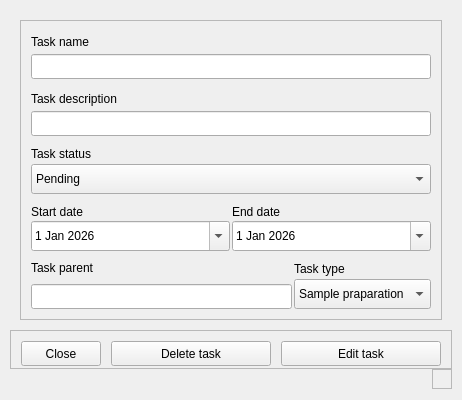
<?xml version="1.0" encoding="UTF-8"?>
<ui version="4.0">
 <class>EditTaskDialog</class>
 <widget class="QDialog" name="EditTaskDialog">
  <property name="geometry">
   <rect>
    <x>0</x>
    <y>0</y>
    <width>462</width>
    <height>400</height>
   </rect>
  </property>
  <property name="minimumSize">
   <size>
    <width>0</width>
    <height>400</height>
   </size>
  </property>
  <property name="maximumSize">
   <size>
    <width>16777215</width>
    <height>400</height>
   </size>
  </property>
  <property name="windowTitle">
   <string>Dialog</string>
  </property>
  <property name="styleSheet">
   <string notr="true">QWidget{
	color: #F8F8F2;
	font: 8pt &quot;Inter 24pt Medium&quot;;
}
#bgApp {	
	background-color: rgb(44, 49, 58);
	border-radius: 10px;
}
#ContentBox {border-radius: 10px;}
#bottomBar {
	background-color: rgb(33, 37, 43);
	border-bottom-left-radius: 10px;
	border-bottom-right-radius: 10px;
}
#bgTask {
	background-color: rgb(33, 37, 43);
	border-radius: 10px;
	border: 1px solid #525f7f;
}

#btn_edit {
	border-radius: 5px;	
	border: none;
	background-color: #6272A4;
}
#btn_edit::hover {
	background-color: rgb(85, 100, 143);
}
#btn_edit::pressed {
	background-color: #6272A4;
}
#btn_delete {
	border-radius: 5px;	
	border: none;
	background-color: rgb(235, 78, 78);
}
#btn_delete::hover {
	background-color: rgb(206, 69, 69);
}
#btn_delete::pressed {
	background-color: rgb(235, 78, 78);
}
#btn_close {
	border-radius: 5px;	
	border: none;
	background-color: rgb(52, 59, 72);
}
#btn_close::hover {
	background-color: rgb(197, 66, 66);
}
#btn_close::pressed {
	background-color: rgb(52, 59, 72);
}
#btn_copy {
	border-radius: 5px;	
	border: none;
	background-color: rgb(52, 59, 72);
}
#btn_copy::hover {
	background-color: rgb(61, 70, 86);
}
#btn_copy::pressed {
	background-color: rgb(52, 59, 72);
}
#content .QLineEdit {
	background-color: rgb(52, 59, 72);
	border-radius: 5px;
	padding-left: 5px;
	selection-color: rgb(255, 255, 255);
	selection-background-color: rgb(255, 121, 198);
	color: #ffb86c;
}
#content .QLineEdit:hover {
	border: 2px solid rgb(64, 71, 88);
}
#content .QLineEdit:focus {
	border: 2px solid rgb(91, 101, 124);
}
#content .QTextEdit {
	background-color: rgb(52, 59, 72);
	border-radius: 5px;
	padding-left: 5px;
	selection-color: rgb(255, 255, 255);
	selection-background-color: rgb(255, 121, 198);
	color: #ffb86c;
}
#content .QTextEdit:hover {
	border: 2px solid rgb(64, 71, 88);
}
#content .QTextEdit:focus {
	border: 2px solid rgb(91, 101, 124);
}
#content .QLabel {
	color: #EAEAF0;
	font: 8pt &quot;Inter 24pt Medium&quot;;
}
QComboBox{
	background-color: rgb(52, 59, 72);
	border-radius: 5px;
	border: 2px solid rgb(52, 59, 72);
	padding: 5px;
	padding-left: 10px;
	color: #ffb86c;
}
QComboBox:hover{
	border: 2px solid rgb(64, 71, 88);
}
QComboBox::drop-down {
	subcontrol-origin: padding;
	subcontrol-position: top right;
	width: 25px; 
	border-left-width: 3px;
	border-left-color: rgba(39, 44, 54, 150);
	border-left-style: solid;
	border-top-right-radius: 3px;
	border-bottom-right-radius: 3px;	
 }
QComboBox::down-arrow {
	image: url(:/icons/icons/cil-arrow-drop-down.png)
}
QComboBox::down-arrow:on {
    top: 1px;
    left: 1px;
}
QComboBox QAbstractItemView {
	color: #ff5555;	
	background-color: rgb(33, 37, 43);
	padding: 10px;
	selection-background-color: rgb(39, 44, 54);
}
QCheckBox::indicator {
    border: 3px solid rgb(52, 59, 72);
	width: 15px;
	height: 15px;
    background: rgb(44, 49, 60);
}
QCheckBox::indicator:hover {
    border: 3px solid rgb(58, 66, 81);
}
QCheckBox::indicator:checked {
    background: 3px solid rgb(52, 59, 72);
	border: 3px solid rgb(52, 59, 72);	
	background-image: url(:/icons/icons/cil-check-alt.png);
}
QDateEdit{
	background-color: rgb(52, 59, 72);
	border-radius: 5px;
	border: 2px solid rgb(52, 59, 72);
	padding: 5px;
	padding-left: 10px;
	color: #ffb86c;
}
QDateEdit:hover{
	border: 2px solid rgb(64, 71, 88);
}
QDateEdit::drop-down {
	subcontrol-origin: padding;
	subcontrol-position: top right;
	width: 25px; 
	border-left-width: 3px;
	border-left-color: rgba(39, 44, 54, 150);
	border-left-style: solid;
	border-top-right-radius: 3px;
	border-bottom-right-radius: 3px;	
	background-image: url(:/icons/icons/cil-arrow-drop-down.png);
	background-position: center;
	background-repeat: no-reperat;
 }
QDateEdit QAbstractItemView {
	/*color: rgb(255, 121, 198);*/
	color: #ff5555;	
	background-color: rgb(33, 37, 43);
	padding: 10px;
	selection-background-color: rgb(39, 44, 54);
}
QScrollArea {
    background: transparent;
    border: none;
}

QScrollArea &gt; QWidget &gt; QWidget {
    background: transparent;
}
QScrollBar:vertical {
    background: transparent;
    width: 5px;
    margin: 12px 0px 12px 0px;
    border: none;
}
QScrollBar::handle:vertical {
    background: #525f7f;
    min-height: 30px;
    border-radius: 2px;
}
QScrollBar::handle:vertical:hover {
    background: rgb(83, 88, 112);
}
QScrollBar::handle:vertical:pressed {
    background: #343746;
}
QScrollBar::sub-line:vertical {
            height: 14px;
            background: transparent;
            subcontrol-origin: margin;
            subcontrol-position: top;
}
QScrollBar::add-line:vertical {
            height: 14px;
            background: transparent;
            subcontrol-origin: margin;
            subcontrol-position: bottom;
}
QScrollBar::up-arrow:vertical {
            image: url(:/icons/icons/cil-arrow-up.png);
            width: 15px;
            height: 15px;
}
QScrollBar::down-arrow:vertical {
            image: url(:/icons/icons/cil-arrow-down.png);
            width: 15px;
            height: 15px;
}
QScrollBar::add-page:vertical,
        QScrollBar::sub-page:vertical {
            background: transparent;
}</string>
  </property>
  <layout class="QVBoxLayout" name="shadow">
   <property name="spacing">
    <number>0</number>
   </property>
   <property name="leftMargin">
    <number>10</number>
   </property>
   <property name="topMargin">
    <number>10</number>
   </property>
   <property name="rightMargin">
    <number>10</number>
   </property>
   <property name="bottomMargin">
    <number>10</number>
   </property>
   <item>
    <widget class="QFrame" name="bgApp">
     <property name="frameShape">
      <enum>QFrame::NoFrame</enum>
     </property>
     <property name="frameShadow">
      <enum>QFrame::Raised</enum>
     </property>
     <layout class="QVBoxLayout" name="verticalLayout">
      <property name="spacing">
       <number>0</number>
      </property>
      <property name="leftMargin">
       <number>0</number>
      </property>
      <property name="topMargin">
       <number>0</number>
      </property>
      <property name="rightMargin">
       <number>0</number>
      </property>
      <property name="bottomMargin">
       <number>0</number>
      </property>
      <item>
       <widget class="QFrame" name="contentBox">
        <property name="frameShape">
         <enum>QFrame::NoFrame</enum>
        </property>
        <property name="frameShadow">
         <enum>QFrame::Raised</enum>
        </property>
        <layout class="QVBoxLayout" name="verticalLayout_2">
         <property name="spacing">
          <number>0</number>
         </property>
         <property name="leftMargin">
          <number>0</number>
         </property>
         <property name="topMargin">
          <number>0</number>
         </property>
         <property name="rightMargin">
          <number>0</number>
         </property>
         <property name="bottomMargin">
          <number>0</number>
         </property>
         <item>
          <widget class="QFrame" name="content">
           <property name="frameShape">
            <enum>QFrame::NoFrame</enum>
           </property>
           <property name="frameShadow">
            <enum>QFrame::Raised</enum>
           </property>
           <layout class="QVBoxLayout" name="verticalLayout_12">
            <property name="spacing">
             <number>5</number>
            </property>
            <property name="leftMargin">
             <number>10</number>
            </property>
            <property name="topMargin">
             <number>10</number>
            </property>
            <property name="rightMargin">
             <number>10</number>
            </property>
            <property name="bottomMargin">
             <number>10</number>
            </property>
            <item>
             <widget class="QFrame" name="bgTask">
              <property name="frameShape">
               <enum>QFrame::StyledPanel</enum>
              </property>
              <property name="frameShadow">
               <enum>QFrame::Raised</enum>
              </property>
              <layout class="QVBoxLayout" name="verticalLayout_11">
               <property name="spacing">
                <number>10</number>
               </property>
               <property name="leftMargin">
                <number>10</number>
               </property>
               <property name="topMargin">
                <number>10</number>
               </property>
               <property name="rightMargin">
                <number>10</number>
               </property>
               <property name="bottomMargin">
                <number>10</number>
               </property>
               <item>
                <layout class="QVBoxLayout" name="verticalLayout_4">
                 <property name="spacing">
                  <number>2</number>
                 </property>
                 <item>
                  <widget class="QLabel" name="label_2">
                   <property name="text">
                    <string>Task name</string>
                   </property>
                  </widget>
                 </item>
                 <item>
                  <widget class="QLineEdit" name="name">
                   <property name="minimumSize">
                    <size>
                     <width>0</width>
                     <height>25</height>
                    </size>
                   </property>
                   <property name="maximumSize">
                    <size>
                     <width>16777215</width>
                     <height>25</height>
                    </size>
                   </property>
                  </widget>
                 </item>
                </layout>
               </item>
               <item>
                <layout class="QVBoxLayout" name="verticalLayout_6">
                 <property name="spacing">
                  <number>2</number>
                 </property>
                 <item>
                  <widget class="QLabel" name="label_4">
                   <property name="text">
                    <string>Task description</string>
                   </property>
                  </widget>
                 </item>
                 <item>
                  <widget class="QLineEdit" name="description">
                   <property name="minimumSize">
                    <size>
                     <width>0</width>
                     <height>25</height>
                    </size>
                   </property>
                   <property name="maximumSize">
                    <size>
                     <width>16777215</width>
                     <height>25</height>
                    </size>
                   </property>
                  </widget>
                 </item>
                </layout>
               </item>
               <item>
                <layout class="QVBoxLayout" name="verticalLayout_10">
                 <property name="spacing">
                  <number>2</number>
                 </property>
                 <item>
                  <widget class="QLabel" name="label">
                   <property name="text">
                    <string>Task status</string>
                   </property>
                  </widget>
                 </item>
                 <item>
                  <widget class="QComboBox" name="status">
                   <property name="minimumSize">
                    <size>
                     <width>0</width>
                     <height>30</height>
                    </size>
                   </property>
                   <property name="maximumSize">
                    <size>
                     <width>16777215</width>
                     <height>30</height>
                    </size>
                   </property>
                   <property name="cursor">
                    <cursorShape>PointingHandCursor</cursorShape>
                   </property>
                   <property name="focusPolicy">
                    <enum>Qt::StrongFocus</enum>
                   </property>
                   <item>
                    <property name="text">
                     <string>Pending</string>
                    </property>
                   </item>
                   <item>
                    <property name="text">
                     <string>In progress</string>
                    </property>
                   </item>
                   <item>
                    <property name="text">
                     <string>Completed</string>
                    </property>
                   </item>
                  </widget>
                 </item>
                </layout>
               </item>
               <item>
                <layout class="QHBoxLayout" name="horizontalLayout_4">
                 <property name="spacing">
                  <number>2</number>
                 </property>
                 <item>
                  <layout class="QVBoxLayout" name="verticalLayout_7">
                   <property name="spacing">
                    <number>2</number>
                   </property>
                   <item>
                    <widget class="QLabel" name="label_5">
                     <property name="text">
                      <string>Start date</string>
                     </property>
                    </widget>
                   </item>
                   <item>
                    <widget class="QDateEdit" name="startDate">
                     <property name="minimumSize">
                      <size>
                       <width>0</width>
                       <height>30</height>
                      </size>
                     </property>
                     <property name="maximumSize">
                      <size>
                       <width>16777215</width>
                       <height>30</height>
                      </size>
                     </property>
                     <property name="cursor">
                      <cursorShape>PointingHandCursor</cursorShape>
                     </property>
                     <property name="focusPolicy">
                      <enum>Qt::StrongFocus</enum>
                     </property>
                     <property name="minimumDate">
                      <date>
                       <year>2026</year>
                       <month>1</month>
                       <day>1</day>
                      </date>
                     </property>
                     <property name="calendarPopup">
                      <bool>true</bool>
                     </property>
                    </widget>
                   </item>
                  </layout>
                 </item>
                 <item>
                  <layout class="QVBoxLayout" name="verticalLayout_8">
                   <property name="spacing">
                    <number>2</number>
                   </property>
                   <item>
                    <widget class="QLabel" name="label_6">
                     <property name="text">
                      <string>End date</string>
                     </property>
                    </widget>
                   </item>
                   <item>
                    <widget class="QDateEdit" name="endDate">
                     <property name="minimumSize">
                      <size>
                       <width>0</width>
                       <height>30</height>
                      </size>
                     </property>
                     <property name="maximumSize">
                      <size>
                       <width>16777215</width>
                       <height>30</height>
                      </size>
                     </property>
                     <property name="cursor">
                      <cursorShape>PointingHandCursor</cursorShape>
                     </property>
                     <property name="focusPolicy">
                      <enum>Qt::StrongFocus</enum>
                     </property>
                     <property name="minimumDate">
                      <date>
                       <year>2026</year>
                       <month>1</month>
                       <day>1</day>
                      </date>
                     </property>
                     <property name="calendarPopup">
                      <bool>true</bool>
                     </property>
                    </widget>
                   </item>
                  </layout>
                 </item>
                </layout>
               </item>
               <item>
                <layout class="QHBoxLayout" name="horizontalLayout_3">
                 <property name="spacing">
                  <number>2</number>
                 </property>
                 <item>
                  <layout class="QVBoxLayout" name="verticalLayout_9">
                   <property name="spacing">
                    <number>2</number>
                   </property>
                   <item alignment="Qt::AlignTop">
                    <widget class="QLabel" name="label_7">
                     <property name="text">
                      <string>Task parent</string>
                     </property>
                    </widget>
                   </item>
                   <item alignment="Qt::AlignTop">
                    <widget class="QLineEdit" name="parent">
                     <property name="minimumSize">
                      <size>
                       <width>0</width>
                       <height>25</height>
                      </size>
                     </property>
                     <property name="maximumSize">
                      <size>
                       <width>16777215</width>
                       <height>25</height>
                      </size>
                     </property>
                     <property name="readOnly">
                      <bool>true</bool>
                     </property>
                    </widget>
                   </item>
                  </layout>
                 </item>
                 <item>
                  <layout class="QVBoxLayout" name="verticalLayout_5">
                   <property name="spacing">
                    <number>2</number>
                   </property>
                   <item>
                    <widget class="QLabel" name="label_3">
                     <property name="text">
                      <string>Task type</string>
                     </property>
                    </widget>
                   </item>
                   <item>
                    <widget class="QComboBox" name="taskType">
                     <property name="minimumSize">
                      <size>
                       <width>0</width>
                       <height>30</height>
                      </size>
                     </property>
                     <property name="maximumSize">
                      <size>
                       <width>16777215</width>
                       <height>30</height>
                      </size>
                     </property>
                     <property name="cursor">
                      <cursorShape>PointingHandCursor</cursorShape>
                     </property>
                     <property name="focusPolicy">
                      <enum>Qt::StrongFocus</enum>
                     </property>
                     <item>
                      <property name="text">
                       <string>Sample praparation</string>
                      </property>
                     </item>
                     <item>
                      <property name="text">
                       <string>Analysis</string>
                      </property>
                     </item>
                     <item>
                      <property name="text">
                       <string>Data reduction</string>
                      </property>
                     </item>
                     <item>
                      <property name="text">
                       <string>Other</string>
                      </property>
                     </item>
                    </widget>
                   </item>
                  </layout>
                 </item>
                </layout>
               </item>
              </layout>
             </widget>
            </item>
           </layout>
          </widget>
         </item>
         <item>
          <widget class="QFrame" name="bottomBar">
           <property name="minimumSize">
            <size>
             <width>0</width>
             <height>60</height>
            </size>
           </property>
           <property name="maximumSize">
            <size>
             <width>16777215</width>
             <height>60</height>
            </size>
           </property>
           <property name="frameShape">
            <enum>QFrame::NoFrame</enum>
           </property>
           <property name="frameShadow">
            <enum>QFrame::Raised</enum>
           </property>
           <layout class="QVBoxLayout" name="verticalLayout_3">
            <property name="spacing">
             <number>0</number>
            </property>
            <property name="leftMargin">
             <number>0</number>
            </property>
            <property name="topMargin">
             <number>0</number>
            </property>
            <property name="rightMargin">
             <number>0</number>
            </property>
            <property name="bottomMargin">
             <number>0</number>
            </property>
            <item>
             <widget class="QFrame" name="bgButtons">
              <property name="frameShape">
               <enum>QFrame::StyledPanel</enum>
              </property>
              <property name="frameShadow">
               <enum>QFrame::Raised</enum>
              </property>
              <layout class="QHBoxLayout" name="horizontalLayout">
               <property name="spacing">
                <number>10</number>
               </property>
               <property name="leftMargin">
                <number>10</number>
               </property>
               <property name="topMargin">
                <number>10</number>
               </property>
               <property name="rightMargin">
                <number>10</number>
               </property>
               <property name="bottomMargin">
                <number>2</number>
               </property>
               <item>
                <widget class="QPushButton" name="btn_close">
                 <property name="minimumSize">
                  <size>
                   <width>80</width>
                   <height>25</height>
                  </size>
                 </property>
                 <property name="maximumSize">
                  <size>
                   <width>80</width>
                   <height>25</height>
                  </size>
                 </property>
                 <property name="cursor">
                  <cursorShape>PointingHandCursor</cursorShape>
                 </property>
                 <property name="text">
                  <string>Close</string>
                 </property>
                 <property name="icon">
                  <iconset resource="../resources/resources.qrc">
                   <normaloff>:/icons/icons/cil-close.png</normaloff>:/icons/icons/cil-close.png</iconset>
                 </property>
                 <property name="autoDefault">
                  <bool>false</bool>
                 </property>
                </widget>
               </item>
               <item>
                <widget class="QPushButton" name="btn_delete">
                 <property name="minimumSize">
                  <size>
                   <width>80</width>
                   <height>25</height>
                  </size>
                 </property>
                 <property name="maximumSize">
                  <size>
                   <width>16777215</width>
                   <height>25</height>
                  </size>
                 </property>
                 <property name="cursor">
                  <cursorShape>PointingHandCursor</cursorShape>
                 </property>
                 <property name="text">
                  <string>Delete task</string>
                 </property>
                 <property name="icon">
                  <iconset resource="../resources/resources.qrc">
                   <normaloff>:/icons/icons/cil-remove-task.png</normaloff>:/icons/icons/cil-remove-task.png</iconset>
                 </property>
                 <property name="autoDefault">
                  <bool>false</bool>
                 </property>
                </widget>
               </item>
               <item>
                <widget class="QPushButton" name="btn_edit">
                 <property name="minimumSize">
                  <size>
                   <width>0</width>
                   <height>25</height>
                  </size>
                 </property>
                 <property name="maximumSize">
                  <size>
                   <width>16777215</width>
                   <height>25</height>
                  </size>
                 </property>
                 <property name="cursor">
                  <cursorShape>PointingHandCursor</cursorShape>
                 </property>
                 <property name="text">
                  <string>Edit task</string>
                 </property>
                 <property name="icon">
                  <iconset resource="../resources/resources.qrc">
                   <normaloff>:/icons/icons/cil-edit-calendar.png</normaloff>:/icons/icons/cil-edit-calendar.png</iconset>
                 </property>
                 <property name="autoDefault">
                  <bool>false</bool>
                 </property>
                </widget>
               </item>
              </layout>
             </widget>
            </item>
            <item>
             <widget class="QFrame" name="bgStatus">
              <property name="frameShape">
               <enum>QFrame::NoFrame</enum>
              </property>
              <property name="frameShadow">
               <enum>QFrame::Raised</enum>
              </property>
              <layout class="QHBoxLayout" name="horizontalLayout_2">
               <property name="spacing">
                <number>0</number>
               </property>
               <property name="leftMargin">
                <number>10</number>
               </property>
               <property name="topMargin">
                <number>0</number>
               </property>
               <property name="rightMargin">
                <number>0</number>
               </property>
               <property name="bottomMargin">
                <number>0</number>
               </property>
               <item>
                <widget class="QLabel" name="label_status">
                 <property name="text">
                  <string/>
                 </property>
                </widget>
               </item>
               <item>
                <widget class="QFrame" name="frame_size_grip">
                 <property name="minimumSize">
                  <size>
                   <width>20</width>
                   <height>20</height>
                  </size>
                 </property>
                 <property name="maximumSize">
                  <size>
                   <width>20</width>
                   <height>20</height>
                  </size>
                 </property>
                 <property name="frameShape">
                  <enum>QFrame::StyledPanel</enum>
                 </property>
                 <property name="frameShadow">
                  <enum>QFrame::Raised</enum>
                 </property>
                </widget>
               </item>
              </layout>
             </widget>
            </item>
           </layout>
          </widget>
         </item>
        </layout>
       </widget>
      </item>
     </layout>
    </widget>
   </item>
  </layout>
 </widget>
 <resources>
  <include location="../resources/resources.qrc"/>
 </resources>
 <connections/>
</ui>
